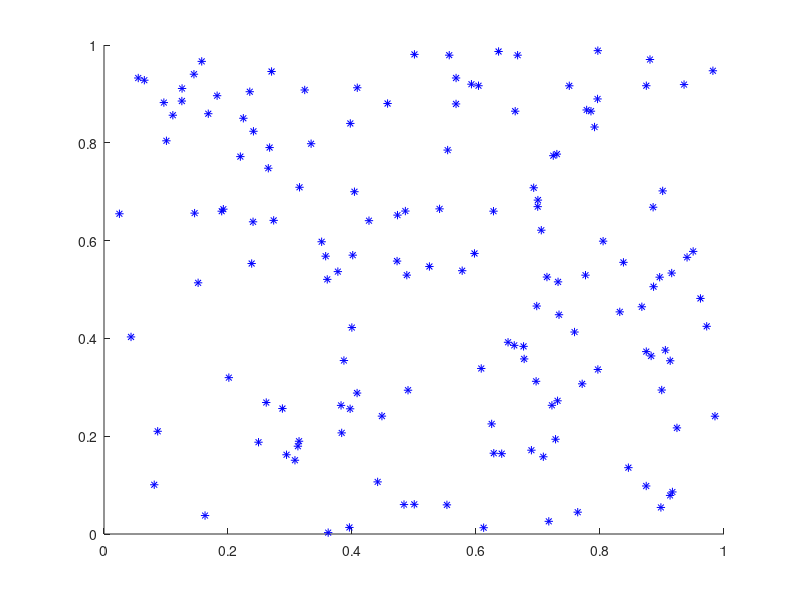

MATLAB code to generate this figure: (Note: this script raises an error after producing the figure.)
clc;
clear;
close;

startTime = cputime;

%% Create a map with stops
figure;
rng('shuffle'); %Random number generator using current time as seed
%x = [-400, 400, 400, -400];    %x-coordinates of polygon
%y = [400, 400, -400, -400];    %y-coordinates of polygon
nStops = 150;    %Number of stops
stopsLon = zeros(nStops, 1);    %Initialize array for lons
stopsLat = stopsLon;            %Initialize array for lats
randomPoints = true;
n = 1;  %Counter for stop generation
while (n <= nStops)
    xp = 0;
    yp = 0;
    %if inpolygon(xp, yp, x, y)
    %if (n+2 > nStops)
    %break;
    %end
    if (~randomPoints)
        stopsLon(n) = 0;
        stopsLat(n) = (n) / nStops;
        stopsLon(n+1) = 1;
        stopsLat(n+1) = (n) / nStops;
        n = n + 2;
    end
    if (randomPoints)
        stopsLon(n) = rand;
        stopsLat(n) = rand;
        n = n + 1;
    end
    
    %end
end
%stopsLon(nStops) = -1;
%stopsLat(nStops) = -1;
%plot(x, y, 'Color', 'red');
hold on
plot(stopsLon, stopsLat, '*b')
hold off

%pause(1)

%% Create all possible edges between two stops
edges = nchoosek(1:nStops, 2);


%% Calculate distances between each point
distances = hypot(stopsLat(edges(:,1)) - stopsLat(edges(:,2)), ...
    stopsLon(edges(:,1)) - stopsLon(edges(:,2)));
lengthDistance = length(distances);  %How many elements in distances (number of edges)

%% Equality constraints

%This makes a sparse array. No idea why its done this way
%First type of equality constraint. States that the number of
%edges must equal the number of nodes
Aeq = spones(1:length(edges));  %Creates array from 1 to length(edges), then sets all nonzeros to 1
beq = nStops;

%Second type of equality constraint makes it so two edges are
%attached to each node.
%Essentially, if node ii is part of an edge, make it part of the constraint
%e.g. (1,2), (1,3), (1,4), (2,3), (2,4), (3,4) are all edges
%row 2 of Aeq would be 1, 1, 1, 0, 0, 0, for edges that contain node 1
%row 3 of Aeq would be 1, 0, 0, 1, 1, 0, for edges that contain node 2
%row 4 of Aeq would be 0, 1, 0, 1, 0, 1, for edges that contain node 3
%row 5 of Aeq would be 0, 0, 1, 0, 1, 1, for edges that contain node 4
%rows 2-5 of beq would be 2, to show that only two edges are allowed per
%node
Aeq = [Aeq; spalloc(nStops, length(edges), nStops * (nStops - 1))]; %Extends Aeq
for ii = 1:nStops
    whichEdges = (edges == ii); %Find the trips that include stop ii
    whichEdges = sparse(sum(whichEdges, 2));    %include trips where ii is at either end
    Aeq(ii + 1, :) = whichEdges';%Append to constraint matrix
end
beq = [beq; 2 * ones(nStops, 1)];

%% Binary bounds

%Make all the variables binary. Finally, something I don't have to analyze
%for half an hour!
intcon = 1:lengthDistance;  %Set all edge variables to integers
lb = zeros(lengthDistance, 1);  %Lower bound of 0
ub = ones(lengthDistance, 1);   %Upper bound of 1

%% Optimize using intlinprog

opts = optimoptions('intlinprog', 'Display', 'off', ...
    'CutMaxIterations', 50, 'CutGeneration', 'advanced');
[x_tsp, costopt, exitflag, output] = intlinprog(distances, intcon, [], [], Aeq, beq, lb, ub, opts);

%% Visualize the solution

segments = find(x_tsp); % Get indices of lines on optimal path
lh = zeros(nStops,1); % Use to store handles to lines on plot
lh = updateSalesmanPlot(lh,x_tsp,edges,stopsLon,stopsLat);
title('Solution with Subtours');

%% Detect subtours

subTours = detectSubtours(x_tsp, edges);
numTours = length(subTours); %Number of subtours
fprintf('# of subtours: %d\n', numTours);

%% Subtour constraints

A = spalloc(0, lengthDistance, 0);
b = [];
while numTours > 1
    %Add the subtour constraints
    A = [A; spalloc(numTours, lengthDistance, nStops)];
    b = [b; zeros(numTours, 1)];
    for ii = 1:numTours
        rowEdge = size(A, 1) + 1;
        subTourEdge = subTours{ii};
        subTourEdgeVariations = nchoosek(1:length(subTourEdge), 2);
        for jj = 1:length(subTourEdgeVariations)
            whichVariation = (sum(edges==subTourEdge(subTourEdgeVariations(jj,1)),2)) & ...
                (sum(edges==subTourEdge(subTourEdgeVariations(jj,2)),2));
            A(rowEdge, whichVariation) = 1;
        end
        b(rowEdge) = length(subTourEdge) - 1;
    end
    
    %Optimize again
    [x_tsp, costopt, exitflag, output] = intlinprog(distances, intcon, A, b, Aeq, beq, lb, ub, opts);
    
    %Update plot
    lh = updateSalesmanPlot(lh, x_tsp, edges, stopsLon, stopsLat);
    
    %Recount subtours
    subTours = detectSubtours(x_tsp, edges);
    numTours = length(subTours);
    fprintf('# of subtours: %d\n', numTours);
end


fprintf("Shortest path between %d nodes. Elapsed time: %fs\n", nStops, cputime - startTime);
nStops = nStops + 2;
title('Solution with Subtours Eliminated');
hold off